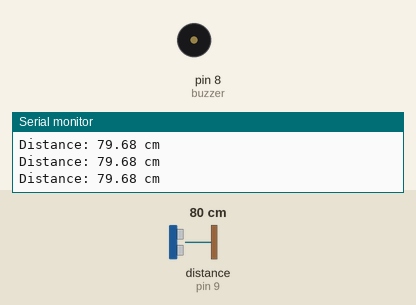
Simulated run of this sketch. Board: Arduino Uno, built with avr-gcc and run on an emulated ATmega328P. Shown: buzzer (waves = sounding), the last lines printed to the serial monitor. Wiring (inferred from the names in the program): ultrasonic range finder: trigger pin 10; echo pin 9. The inputs (shaded band) are chosen by the test bench; at power-on: distance to the obstacle (sensor on pin 9) 80 cm. The echo pulse lasts 58.3 µs per cm.

Above: at 1.2 s.
1.3 s: distance to the obstacle (sensor on pin 9) set to 54 cm
4.3 s: distance to the obstacle (sensor on pin 9) set to 45 cm
At 4.7 s:
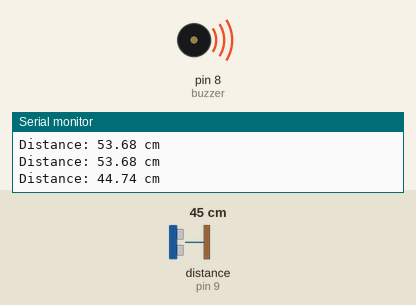
7.3 s: distance to the obstacle (sensor on pin 9) set to 12 cm
At 7.63 s:
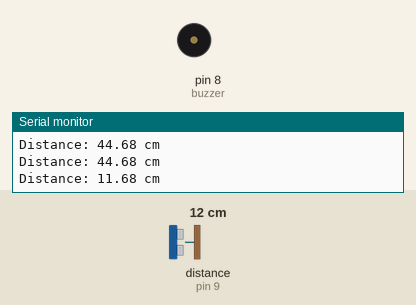
10.3 s: distance to the obstacle (sensor on pin 9) set to 9 cm
At 12.0 s:
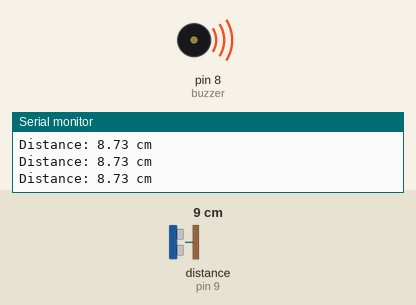
16.3 s: distance to the obstacle (sensor on pin 9) set to 120 cm
At 17.0 s:
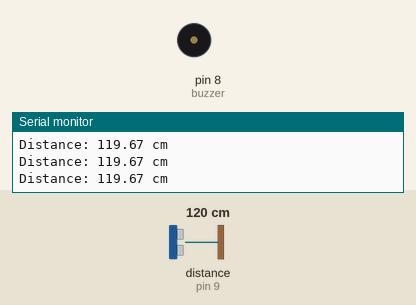
Timing chart, 0 to 19.3 s (numbered marks = the images above; inputs shaded):
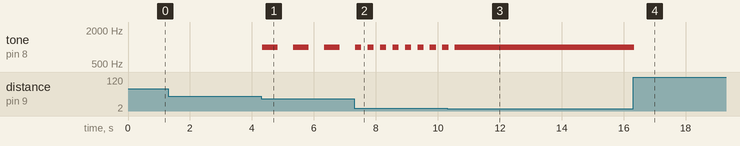

Measured:
- the behaviour switches between 51 and 50 cm on distance to the obstacle (sensor on pin 9) (found by bisection; images 0 and 1)
- the behaviour switches between 11 and 10 cm on distance to the obstacle (sensor on pin 9) (found by bisection; images 2 and 3)
- after the input at 4.3 s, tone on pin 8 (buzzer): alternates 1000 Hz for 0.50 s and silent for 0.50 s, starting at once
- after the input at 7.3 s, tone on pin 8 (buzzer): alternates 1000 Hz for 0.20 s and silent for 0.20 s, starting after 0.24 s
- after the input at 10.3 s, tone on pin 8 (buzzer): goes on until 10.5 s, then stays 1000 Hz
- after the input at 16.3 s, tone on pin 8 (buzzer): 1000 Hz → silent at once

The sketch:

ultrasonic_parking_sensor.ino
```cpp
const int trigPin = 10;
const int echoPin = 9;
const int buzzer = 8;

long duration;
float distance;

void setup() {
  pinMode(trigPin, OUTPUT);
  pinMode(echoPin, INPUT);
  pinMode(buzzer, OUTPUT);

  Serial.begin(9600);
}

void loop() {

  // Send ultrasonic pulse
  digitalWrite(trigPin, LOW);
  delayMicroseconds(2);

  digitalWrite(trigPin, HIGH);
  delayMicroseconds(10);
  digitalWrite(trigPin, LOW);

  // Read echo
  duration = pulseIn(echoPin, HIGH);

  // Convert time to distance
  distance = duration * 0.0343 / 2;

  Serial.print("Distance: ");
  Serial.print(distance);
  Serial.println(" cm");

  if (distance > 50) {
    noTone(buzzer);                 // Silent
  }
  else if (distance > 20) {
    tone(buzzer, 1000);
    delay(500);
    noTone(buzzer);
    delay(500);
  }
  else if (distance > 10) {
    tone(buzzer, 1000);
    delay(200);
    noTone(buzzer);
    delay(200);
  }
  else {
    tone(buzzer, 1000);             // Continuous beep
  }
}
```
